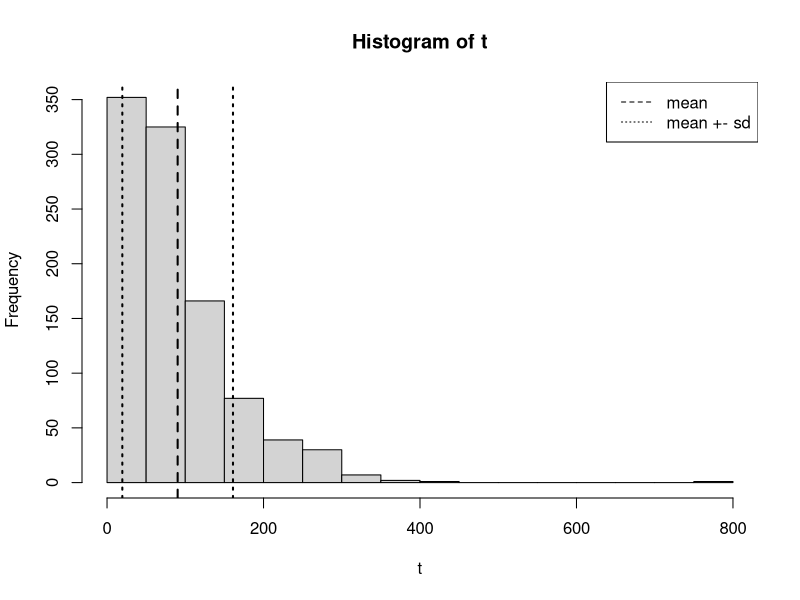

Source code (R):
## ---- chunk 1
x = sample(1:6, 20, replace = TRUE)
x
## ---- chunk 2
mean(x)
## ---- chunk 3
sd(x)
## ---- chunk 4
n_sim = 1000
t = rep(0, times = n_sim)
for(i in 1:1000){
  money = 100
  while(money < 200 & money > 0){
    if(rbinom(1, 1, 18/38) > 0){
      money = money + 10
    }
    else{
      money = money - 10
    }
    t[i] = t[i] + 1
  }
}
## ---- chunk 5
t_mean = mean(t)
t_mean
t_sd = sd(t)
t_sd
## ---- chunk 6
hist(t, breaks = 20)
abline(v = t_mean, lty = 2, lwd = 2)
abline(v = t_mean - t_sd, lty = 3, lwd = 2)
abline(v = t_mean + t_sd, lty = 3, lwd = 2)
legend("topright", legend = c("mean", "mean +- sd"), lty = c(2, 3))
